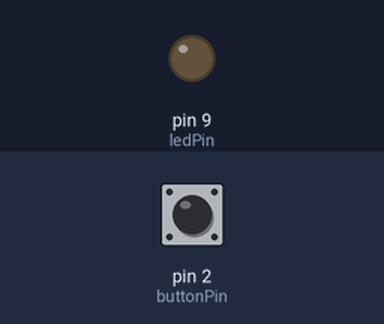
Recording of a sketch running on a simulated Arduino Uno, built with avr-gcc and run on an emulated ATmega328P. On the bench: output pins drawn as LEDs (lit = HIGH). Inputs (shaded band) come from the test bench; at power-on: pin 2 (buttonPin) HIGH.

Above: at 1.2 s.
1.3 s: pin 2 (buttonPin) pulled LOW for 0.15 s
At 1.9 s:
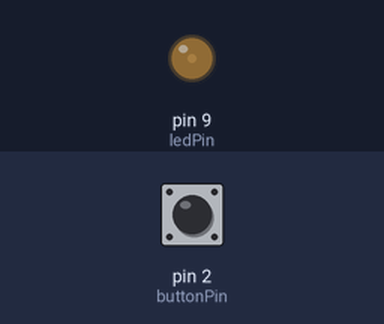
2.9 s: pin 2 (buttonPin) pulled LOW for 1 s
At 4.2 s:
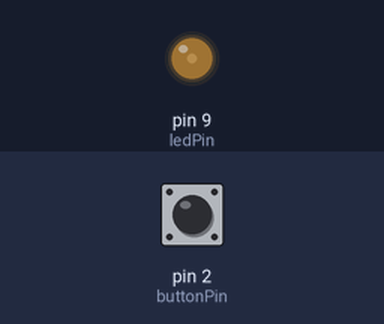
5.4 s: pin 2 (buttonPin) pulled LOW for 0.15 s
At 6.2 s:
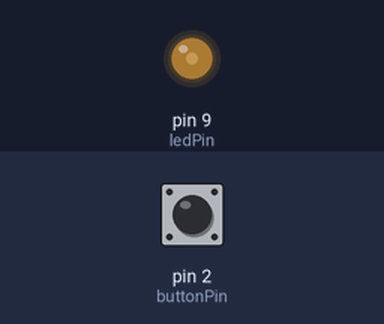
7.0 s: pin 2 (buttonPin) pulsed LOW 5 times (0.12 s each, 0.3 s apart)
At 9.5 s:
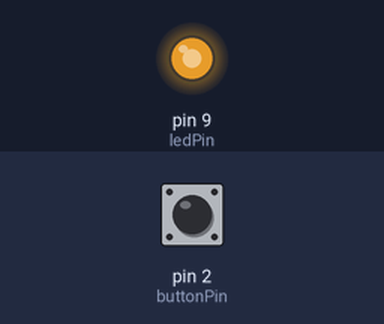
Timing chart, 0 to 11.0 s (numbered marks = the images above; inputs shaded):
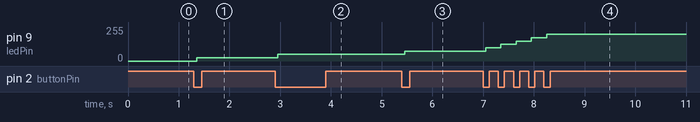

The sketch:

sketch_apr12b.ino
```cpp
const int buttonPin = 2; // 按钮连接到D2引脚
const int ledPin = 9;    // LED连接到D9引脚 (支持PWM)

int buttonState = 0;         // 当前按钮状态
int lastButtonState = 0;     // 上一次按钮状态
unsigned long lastDebounceTime = 0;  // 最后一次按键去抖动的时间
unsigned long debounceDelay = 50;    // 去抖动延迟时间

int brightness = 0;          // LED亮度值
int fadeAmount = 25;           // 每次按下的亮度变化量

void setup() {
  pinMode(buttonPin, INPUT);
  pinMode(ledPin, OUTPUT);

  digitalWrite(buttonPin, HIGH); // 内部上拉电阻
}

void loop() {
  int reading = digitalRead(buttonPin); // 读取按钮状态

  if (reading != lastButtonState) {
    lastDebounceTime = millis();
  }

  if ((millis() - lastDebounceTime) > debounceDelay) {
    if (reading != buttonState) {
      buttonState = reading;

      if (buttonState == LOW) {
        brightness += fadeAmount;
        if (brightness > 255) {
          brightness = 255;
        }
      }
    }
  }

  lastButtonState = reading;

  analogWrite(ledPin, brightness);
}
```

Measured:
- after the input at 1.3 s, pin 9 (ledPin): 0/255 → 25/255 after 0.05 s
- after the input at 2.9 s, pin 9 (ledPin): 25/255 → 50/255 after 0.05 s
- after the input at 5.4 s, pin 9 (ledPin): 50/255 → 75/255 after 0.05 s
- after the input at 7.0 s, pin 9 (ledPin): moves from 75/255 to 200/255 over 1.2 s, starting after 0.05 s
